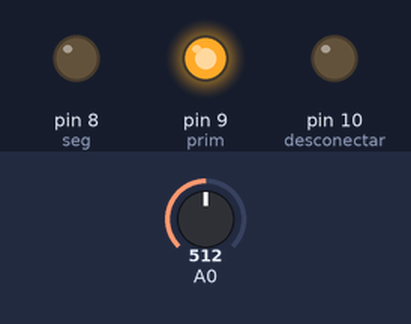
A sketch run on a simulated Arduino Uno, built with avr-gcc and run on an emulated ATmega328P. Shown: output pins drawn as LEDs (lit = HIGH). The test bench sets the inputs (shaded band); at power-on: A0 = 512.

Above: at 1.2 s.
1.3 s: A0 set to 513
At 2.4 s:
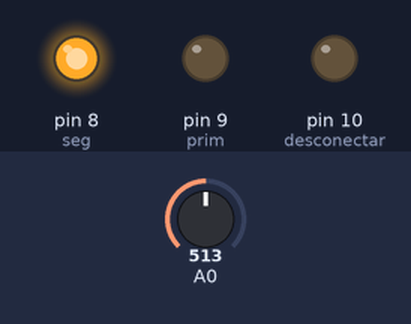
2.8 s: A0 set to 716
At 3.5 s:
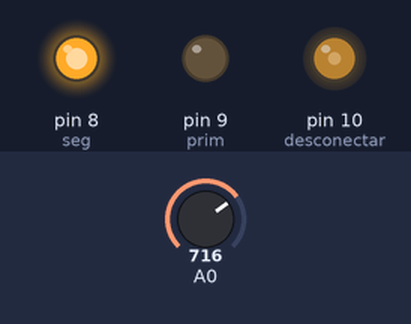
4.3 s: A0 set to 900
At 4.6 s:
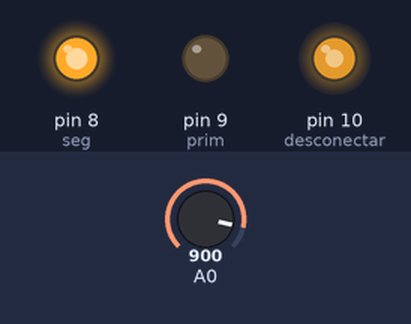
5.8 s: A0 set to 502
At 7.0 s:
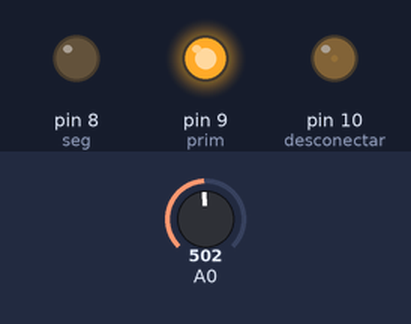
7.3 s: A0 set to 522
At 8.1 s:
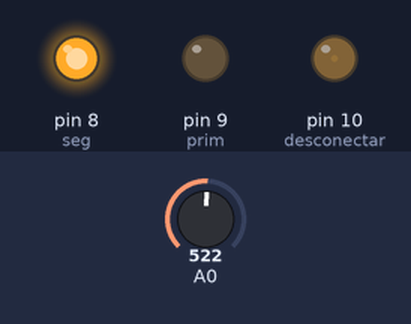
Timing chart, 0 to 9.8 s (numbered marks = the images above; inputs shaded):
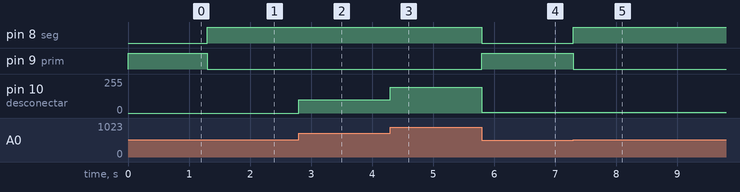

Measured:
- the behaviour switches between 512 and 513 on A0 (found by bisection; images 0 and 1)
- after the input at 1.3 s, pin 8 (seg): LOW → HIGH at once; pin 9 (prim): HIGH → LOW at once
- after the input at 2.8 s, pin 10 (desconectar): 0/255 → 101/255 at once
- after the input at 4.3 s, pin 10 (desconectar): 101/255 → 193/255 at once
- after the input at 5.8 s, pin 8 (seg): HIGH → LOW at once; pin 9 (prim): LOW → HIGH at once; pin 10 (desconectar): 193/255 → 4/255 at once
- after the input at 7.3 s, pin 8 (seg): LOW → HIGH at once; pin 9 (prim): HIGH → LOW at once

The sketch:

3.ino
```cpp
int dir = 0;
int vel = 0;
int seg = 8;
int prim = 9;
int desconectar = 10;


void setup()
{
  pinMode(seg, OUTPUT);
  pinMode(prim, OUTPUT);
  pinMode(desconectar, OUTPUT);
}

void loop() {
  int in = analogRead(A0);
  vel = map(abs(in - 512), 0, 512, 0, 255);
  if (in > 512)
    dir = 0;
  else
    dir= 1;
  driveMotor();
}

void driveMotor()
{
  if (dir)
  {
    digitalWrite(prim, HIGH);
    digitalWrite(seg, LOW);
  }
  else
  {
    digitalWrite(prim, LOW);
    digitalWrite(seg, HIGH);
  }
  analogWrite(desconectar, vel);
}
```
